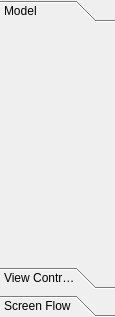
<?xml version="1.0" encoding="UTF-8"?>
<ui version="4.0">
 <class>PalleteWidget</class>
 <widget class="QDockWidget" name="PalleteWidget">
  <property name="geometry">
   <rect>
    <x>0</x>
    <y>0</y>
    <width>115</width>
    <height>317</height>
   </rect>
  </property>
  <property name="minimumSize">
   <size>
    <width>100</width>
    <height>317</height>
   </size>
  </property>
  <property name="windowTitle">
   <string>Pallete</string>
  </property>
  <widget class="QWidget" name="dockWidgetContents">
   <layout class="QGridLayout" name="gridLayout">
    <property name="margin">
     <number>0</number>
    </property>
    <item row="0" column="0">
     <widget class="QToolBox" name="toolBox">
      <property name="frameShape">
       <enum>QFrame::NoFrame</enum>
      </property>
      <property name="currentIndex">
       <number>0</number>
      </property>
      <widget class="QWidget" name="modelPage">
       <property name="geometry">
        <rect>
         <x>0</x>
         <y>0</y>
         <width>115</width>
         <height>214</height>
        </rect>
       </property>
       <attribute name="label">
        <string>Model</string>
       </attribute>
      </widget>
      <widget class="QWidget" name="viewControllerPage">
       <property name="geometry">
        <rect>
         <x>0</x>
         <y>0</y>
         <width>115</width>
         <height>214</height>
        </rect>
       </property>
       <attribute name="label">
        <string>View Controller</string>
       </attribute>
      </widget>
      <widget class="QWidget" name="screenFlowPage">
       <property name="geometry">
        <rect>
         <x>0</x>
         <y>0</y>
         <width>115</width>
         <height>214</height>
        </rect>
       </property>
       <attribute name="label">
        <string>Screen Flow</string>
       </attribute>
      </widget>
     </widget>
    </item>
   </layout>
  </widget>
 </widget>
 <resources/>
 <connections/>
</ui>
